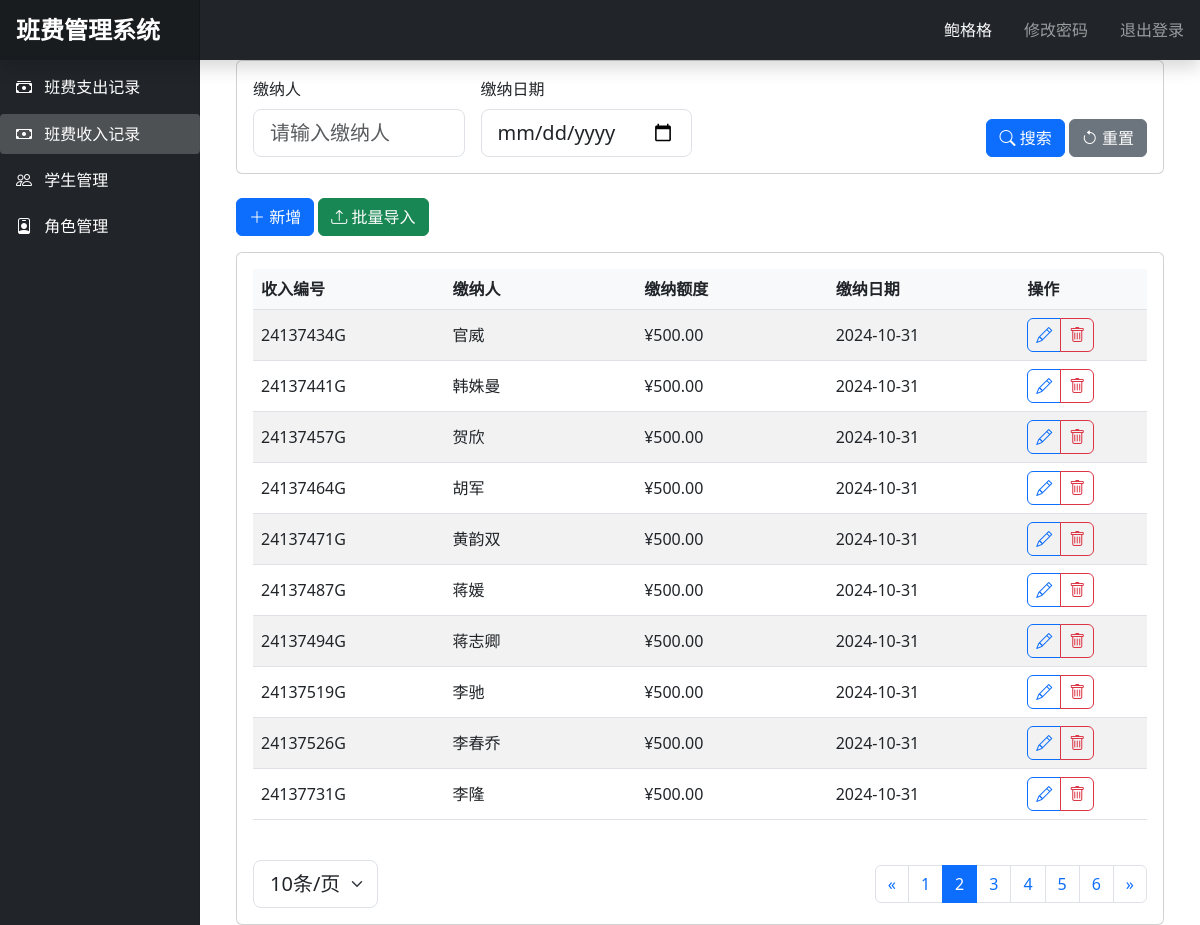
Page /income?page=2&user=&date=&per_page=10 (signed in) on the committed database.
### app.py (models this page shows, shortened)
class Student(db.Model):
    id = db.Column(db.Integer, primary_key=True)
    student_no = db.Column(db.String(20), unique=True, nullable=False)
    name = db.Column(db.String(50), nullable=False)
    phone = db.Column(db.String(20), nullable=False)
    email = db.Column(db.String(100), nullable=False)
    role = db.Column(db.String(20), nullable=False)
    status = db.Column(db.String(20), nullable=False, default='启用')
    password_hash = db.Column(db.String(120), nullable=False, default='123456')  # 添加密码字段
    created_at = db.Column(db.DateTime, default=datetime.utcnow)
    is_active = True
    is_authenticated = True
    is_anonymous = False

class Income(db.Model):
    id = db.Column(db.Integer, primary_key=True)
    income_no = db.Column(db.String(20), unique=True, nullable=False)  # 收入编号
    user = db.Column(db.String(50), nullable=False)  # 缴纳人
    amount = db.Column(db.Float, nullable=False)  # 缴纳额度
    date = db.Column(db.Date, nullable=False)  # 缴纳日期

### app.py (the view)
@app.route('/income')
@login_required
def income():
    page = request.args.get('page', 1, type=int)
    per_page = request.args.get('per_page', 10, type=int)
    query = Income.query
    user = request.args.get('user')
    if user:
        query = query.filter(Income.user.like(f'%{user}%'))
    date = request.args.get('date')
    if date:
        query = query.filter(Income.date == datetime.strptime(date, '%Y-%m-%d').date())
    query = query.order_by(Income.date.desc())
    pagination = query.paginate(page=page, per_page=per_page, error_out=False)
    incomes = pagination.items
    return render_template('income.html', incomes=incomes, pagination=pagination)

### app.py (called while the page is built)
@login_manager.user_loader
def load_user(user_id):
    return Student.query.get(int(user_id))

### templates/income.html (shortened to what this page needs)
{% extends "base.html" %}
{% block content %}
    <div class="container-fluid" style="max-width: 1600px; margin: 0 auto;">
        <div class="card mb-4">
            <div class="card-body">
                <form method="GET" class="row g-3 align-items-end">
                    <div class="col-md-3">
                        <label class="form-label fs-6">缴纳人</label>
                        <input type="text" class="form-control form-control-lg" name="user" placeholder="请输入缴纳人"
                               value="{{ request.args.get('user', '') }}">
                    </div>
                    <div class="col-md-3">
                        <label class="form-label fs-6">缴纳日期</label>
                        <input type="date" class="form-control form-control-lg" name="date"
                               value="{{ request.args.get('date', '') }}">
                    </div>
                    <div class="col-md-6 text-end">
                        <button type="submit" class="btn btn-primary">
                            <i class="bi bi-search"></i> 搜索
                        </button>
                        <a href="{{ url_for('income') }}" class="btn btn-secondary">
                            <i class="bi bi-arrow-counterclockwise"></i> 重置
                        </a>
                    </div>
                </form>
            </div>
        </div>
        <div class="mb-3">
            <button class="btn btn-primary" data-bs-toggle="modal" data-bs-target="#addIncomeModal">
                <i class="bi bi-plus-lg"></i> 新增
            </button>
            <button class="btn btn-success" data-bs-toggle="modal" data-bs-target="#importIncomeModal">
                <i class="bi bi-upload"></i> 批量导入
            </button>
        </div>
        <div class="card">
            <div class="card-body">
                <div class="table-responsive">
                    <table class="table table-striped table-hover">
                        <thead>
                        <tr>
                            <th style="width: 15%" class="fs-6">收入编号</th>
                            <th style="width: 15%" class="fs-6">缴纳人</th>
                            <th style="width: 15%" class="fs-6">缴纳额度</th>
                            <th style="width: 15%" class="fs-6">缴纳日期</th>
                            <th style="width: 10%" class="fs-6">操作</th>
                        </tr>
                        </thead>
                        <tbody>
                        {% for income in incomes %}
                            <tr data-id="{{ income.id }}">
                                <td class="text-truncate fs-6" style="max-width: 150px;">{{ income.income_no }}</td>
                                <td class="text-truncate fs-6" style="max-width: 150px;">{{ income.user }}</td>
                                <td class="text-truncate fs-6" style="max-width: 150px;">
                                    ¥{{ "%.2f"|format(income.amount) }}</td>
                                <td class="text-truncate fs-6"
                                    style="max-width: 150px;">{{ income.date.strftime('%Y-%m-%d') }}</td>
                                <td>
                                    <div class="btn-group">
                                        <button class="btn btn-outline-primary" onclick="editIncome({{ income.id }})"
                                                title="编辑">
                                            <i class="bi bi-pencil"></i>
                                        </button>
                                        <button class="btn btn-outline-danger" onclick="deleteIncome({{ income.id }})"
                                                title="删除">
                                            <i class="bi bi-trash"></i>
                                        </button>
                                    </div>
                                </td>
                            </tr>
                        {% endfor %}
                        </tbody>
                    </table>
                </div>
                <nav aria-label="Page navigation" class="mt-4">
                    <div class="d-flex justify-content-between align-items-center">
                        <div>
                            <select class="form-select form-select-lg d-inline-block w-auto"
                                    onchange="changePerPage(this.value)">
                                <option value="10" {% if request.args.get('per_page') == '10' %}selected{% endif %}>
                                    10条/页
                                </option>
                            </select>
                        </div>
                        <ul class="pagination mb-0">
                            {% if pagination.has_prev %}
                                <li class="page-item">
                                    <a class="page-link"
                                       href="{{ url_for('income', page=pagination.prev_num, user=request.args.get('user', ''), date=request.args.get('date', ''), per_page=request.args.get('per_page', 10)) }}">&laquo;</a>
                                </li>
                            {% endif %}
                            {% for page in pagination.iter_pages() %}
                                {% if page %}
                                    <li class="page-item {% if page == pagination.page %}active{% endif %}">
                                        <a class="page-link"
                                           href="{{ url_for('income', page=page, user=request.args.get('user', ''), date=request.args.get('date', ''), per_page=request.args.get('per_page', 10)) }}">{{ page }}</a>
                                    </li>
                                {% else %}
                                    <li class="page-item disabled"><span class="page-link">...</span></li>
                                {% endif %}
                            {% endfor %}
                            {% if pagination.has_next %}
                                <li class="page-item">
                                    <a class="page-link"
                                       href="{{ url_for('income', page=pagination.next_num, user=request.args.get('user', ''), date=request.args.get('date', ''), per_page=request.args.get('per_page', 10)) }}">&raquo;</a>
                                </li>
                            {% endif %}
                        </ul>
                    </div>
                </nav>
            </div>
        </div>
    </div>
{% endblock %}

### templates/base.html (shortened to what this page needs)
<!DOCTYPE html>
<html lang="zh">
<head>
    <link href="https://cdn.jsdelivr.net/npm/bootstrap@5.3.0/dist/css/bootstrap.min.css" rel="stylesheet">
    <link href="https://cdn.jsdelivr.net/npm/bootstrap-icons@1.7.2/font/bootstrap-icons.css" rel="stylesheet">
</head>
<body>
    <nav class="navbar navbar-dark sticky-top bg-dark flex-md-nowrap p-0 shadow">
        <a class="navbar-brand col-md-3 col-lg-2 me-0 px-3" href="#">班费管理系统</a>
        <div class="navbar-nav">
            <div class="nav-item text-nowrap d-flex align-items-center">
                <span class="nav-link px-3 text-light">{{ current_user.name }}</span>
                <a class="nav-link px-3" href="{{ url_for('change_password') }}">修改密码</a>
                <a class="nav-link px-3" href="/logout">退出登录</a>
            </div>
        </div>
    </nav>
    <div class="container-fluid">
        <div class="row">
            <nav id="sidebarMenu" class="col-md-3 col-lg-2 d-md-block bg-dark sidebar collapse">
                <div class="position-sticky pt-3">
                    <ul class="nav flex-column">
                        <li class="nav-item">
                            <a class="nav-link {% if request.endpoint == 'expenses' %}active{% endif %}"
                               href="{{ url_for('expenses') }}">
                                <i class="bi bi-cash-stack"></i>
                                班费支出记录
                            </a>
                        </li>
                        <li class="nav-item">
                            <a class="nav-link {% if request.endpoint == 'income' %}active{% endif %}"
                               href="{{ url_for('income') }}">
                                <i class="bi bi-cash"></i>
                                班费收入记录
                            </a>
                        </li>
                        <li class="nav-item">
                            <a class="nav-link {% if request.endpoint == 'students' %}active{% endif %}"
                               href="{{ url_for('students') }}">
                                <i class="bi bi-people"></i>
                                学生管理
                            </a>
                        </li>
                        <li class="nav-item">
                            <a class="nav-link {% if request.endpoint == 'roles' %}active{% endif %}"
                               href="{{ url_for('roles') }}">
                                <i class="bi bi-person-badge"></i>
                                角色管理
                            </a>
                        </li>
                    </ul>
                </div>
            </nav>
            <main class="col-md-9 ms-sm-auto col-lg-10 px-md-4">
                {% block content %}{% endblock %}
            </main>
        </div>
    </div>
</body>
</html>

### templates/base.html (style rules this page uses)
.sidebar { position: fixed; top: 0; bottom: 0; left: 0; z-index: 100; padding: 48px 0 0; box-shadow: inset -1px 0 0 rgba(0, 0, 0, .1); background-color: #343a40; }
.sidebar .nav-link { font-weight: 500; color: #fff; padding: 0.5rem 1rem; margin: 0.2rem 0; border-radius: 0.25rem; }
.sidebar .nav-link.active { background-color: rgba(255, 255, 255, .2); }
.sidebar .nav-link i { margin-right: 0.5rem; }
.navbar-brand { padding-top: .75rem; padding-bottom: .75rem; font-size: 1.5rem; font-weight: bold; background-color: rgba(0, 0, 0, .25); box-shadow: inset -1px 0 0 rgba(0, 0, 0, .25); }
.table th { background-color: #f8f9fa; }
.table td { vertical-align: middle; }
.btn-group .btn { padding: 0.25rem 0.5rem; }
.form-label { font-weight: 500; }

### rows in the picture
Student: name "鲍格格"
Income: income_no "24137434G", user "官威", amount "500.00", date "2024-10-31"
Income: income_no "24137441G", user "韩姝曼", amount "500.00", date "2024-10-31"
Income: income_no "24137457G", user "贺欣", amount "500.00", date "2024-10-31"
Income: income_no "24137464G", user "胡军", amount "500.00", date "2024-10-31"
Income: income_no "24137471G", user "黄韵双", amount "500.00", date "2024-10-31"
Income: income_no "24137487G", user "蒋媛", amount "500.00", date "2024-10-31"
Income: income_no "24137494G", user "蒋志卿", amount "500.00", date "2024-10-31"
Income: income_no "24137519G", user "李驰", amount "500.00", date "2024-10-31"
Income: income_no "24137526G", user "李春乔", amount "500.00", date "2024-10-31"
Income: income_no "24137731G", user "李隆", amount "500.00", date "2024-10-31"

### other values in the picture
{{ page }} "1" "2" "3" "4" "5" "6"
